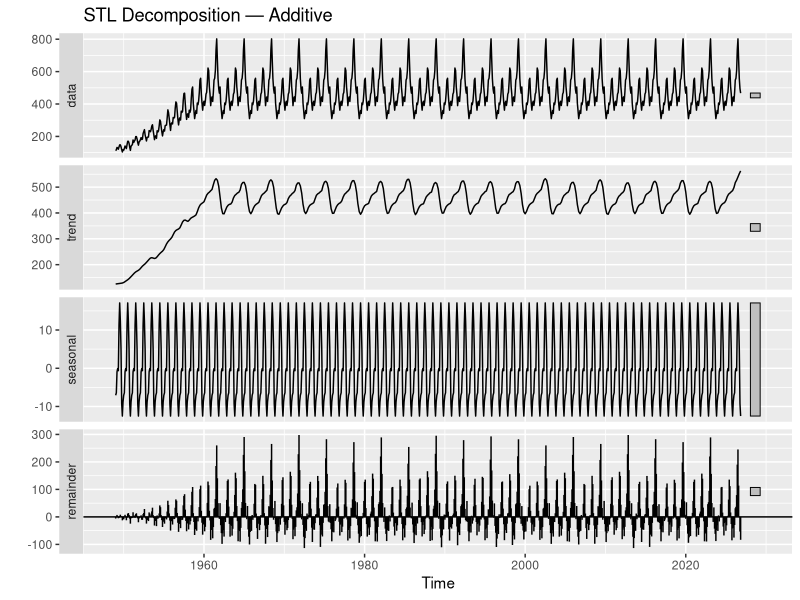
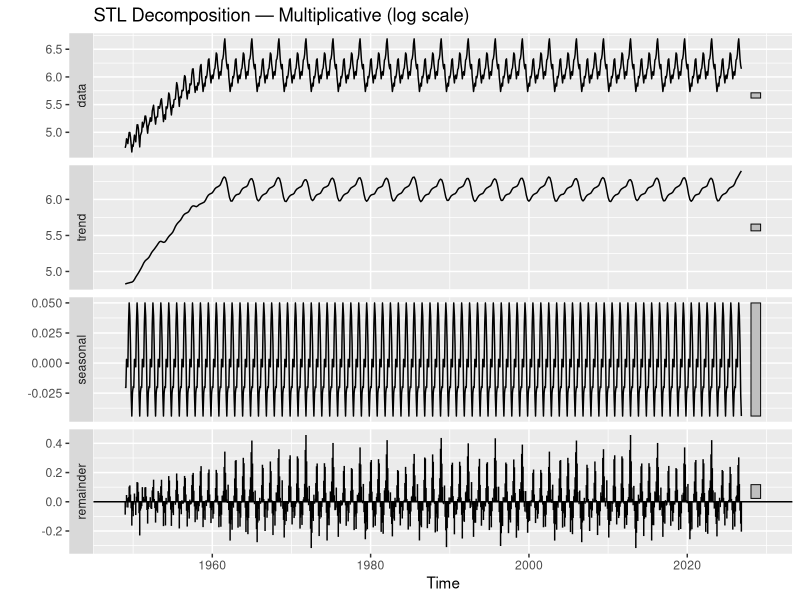
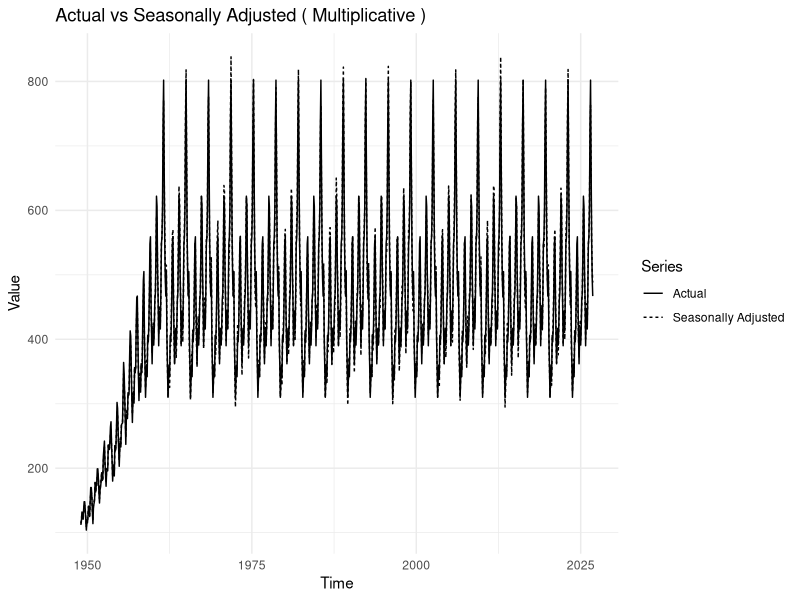

These figures' R source, in order:
## ---- chunk 1
knitr::opts_chunk$set(echo = TRUE, message = FALSE, warning = FALSE, fig.width = 8, fig.height = 4.5)
suppressPackageStartupMessages({
  library(readr)
  library(dplyr)
  library(ggplot2)
  library(forecast)
  library(lubridate)
})
## ---- chunk 2
df <- readr::read_csv("AirPassengers.csv", show_col_types = FALSE)
df$Date <- as.Date(paste0(df$Date, "-01"), format = "%Y-%m-%d")
start_year  <- as.integer(format(min(df$Date), "%Y"))
start_month <- as.integer(format(min(df$Date), "%m"))
AP <- ts(df$Passengers, start = c(start_year, start_month), frequency = 12)
train <- window(AP, end = c(1959, 12))
test  <- window(AP, start = c(1960, 1))
h <- length(test)
paste("Train length:", length(train), "| Test length:", length(test), "| Frequency:", frequency(AP))
## ---- chunk 3
if (!exists("y")) {
  if (exists("df")) {
    
    guess_date  <- intersect(names(df), c("Date","date","DATE"))[1]
    guess_value <- setdiff(names(df), guess_date)[1]
    if (!is.na(guess_date) && !is.na(guess_value)) {
      df <- dplyr::arrange(df, !!rlang::sym(guess_date))
      start_year  <- lubridate::year(min(df[[guess_date]], na.rm = TRUE))
      start_month <- lubridate::month(min(df[[guess_date]], na.rm = TRUE))
      y <- ts(df[[guess_value]], start = c(start_year, start_month), frequency = 12)
    }
  }
  if (!exists("y")) {
    set.seed(1)
    y <- ts(100 + cumsum(rnorm(120, 0.2, 1)) + 5*sin(2*pi*(1:120)/12),
            start = c(2015, 1), frequency = 12)
    message("NOTE: 'y' was not defined. Using a demo monthly series so the chunk can run.")
  }
}

dec_add <- stl(y, s.window = "periodic", robust = TRUE)
autoplot(dec_add) + ggtitle("STL Decomposition — Additive")

can_log <- all(y > 0, na.rm = TRUE)
if (can_log) {
  dec_mul <- stl(log(y), s.window = "periodic", robust = TRUE)
  autoplot(dec_mul) + ggtitle("STL Decomposition — Multiplicative (log scale)")
} else {
  dec_mul <- NULL
}

# 2) Seasonal strength measure
seasonal_strength <- function(dec) {
  s <- dec$time.series[, "seasonal"]
  r <- dec$time.series[, "remainder"]
  max(0, 1 - var(r, na.rm=TRUE) / var(r + s, na.rm=TRUE))
}
Fs_add <- seasonal_strength(dec_add)
Fs_mul <- if (!is.null(dec_mul)) seasonal_strength(dec_mul) else NA

cat(sprintf("Seasonal strength (Additive): %.3f\n", Fs_add))
if (!is.na(Fs_mul)) cat(sprintf("Seasonal strength (Multiplicative): %.3f\n", Fs_mul))

has_season <- (Fs_add > 0.3) | (!is.na(Fs_mul) & Fs_mul > 0.3)
cat("Is the time series seasonal? ", ifelse(has_season, "Yes", "No"), "\n")

# 3) Choose decomposition type by higher seasonal strength
chosen_type <- if (!is.na(Fs_mul) && Fs_mul > Fs_add) "Multiplicative" else "Additive"
chosen_dec <- if (chosen_type == "Multiplicative") dec_mul else dec_add
cat("Chosen decomposition type: ", chosen_type, "\n")

# 4) Monthly seasonal indices
freq <- frequency(y)
seas <- chosen_dec$time.series[, "seasonal"]

if (chosen_type == "Additive") {
  idx <- tapply(seas, rep(1:freq, length.out=length(seas)), mean, na.rm=TRUE)
  idx_round <- round(idx, 2)
} else {
  idx <- exp(tapply(seas, rep(1:freq, length.out=length(seas)), mean, na.rm=TRUE))
  idx_round <- round(idx, 4)
}

if (freq == 12) {
  names(idx_round) <- month.abb
} else if (freq == 4) {
  names(idx_round) <- paste0("Q", 1:4)
} else {
  names(idx_round) <- paste0("P", 1:freq)
}

cat("Seasonal indices:\n"); print(idx_round)

hi <- names(idx_round)[which.max(idx_round)]
lo <- names(idx_round)[which.min(idx_round)]
cat(sprintf("Highest month: %s (index = %g)\n", hi, idx_round[hi]))
cat(sprintf("Lowest  month: %s (index = %g)\n",  lo, idx_round[lo]))

# 5) Seasonally adjusted series & overlay
if (chosen_type == "Additive") {
  y_sa <- y - chosen_dec$time.series[, "seasonal"]
  title_adj <- "Seasonally Adjusted — Additive"
} else {
  seas_factor <- ts(exp(chosen_dec$time.series[, "seasonal"]),
                    start = start(y), frequency = freq)
  y_sa <- y / seas_factor
  title_adj <- "Seasonally Adjusted — Multiplicative"
}

df_plot <- data.frame(
  t = as.numeric(time(y)),
  Actual = as.numeric(y),
  SA = as.numeric(y_sa)
)

ggplot(df_plot, aes(x = t)) +
  geom_line(aes(y = Actual, linetype = "Actual")) +
  geom_line(aes(y = SA, linetype = "Seasonally Adjusted")) +
  labs(title = paste("Actual vs Seasonally Adjusted (", chosen_type, ")"),
       x = "Time", y = "Value", linetype = "Series") +
  theme_minimal()

# 6) Magnitude of seasonal fluctuations
if (chosen_type == "Additive") {
  rel_mag <- abs(as.numeric(y) - as.numeric(y_sa)) / sd(as.numeric(y), na.rm = TRUE)
} else {
  ratio <- as.numeric(y) / as.numeric(y_sa)
  rel_mag <- abs(log(ratio)) / sd(log(as.numeric(y)), na.rm = TRUE)
}
cat(sprintf("Median relative fluctuation due to seasonality: %.3f\n",
            median(rel_mag, na.rm = TRUE)))
